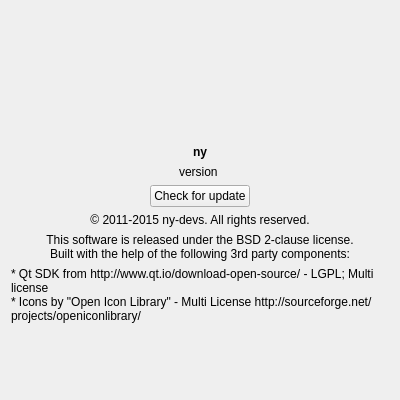
<?xml version="1.0" encoding="UTF-8"?>
<ui version="4.0">
 <class>aboutWidget</class>
 <widget class="QWidget" name="aboutWidget">
  <property name="geometry">
   <rect>
    <x>0</x>
    <y>0</y>
    <width>400</width>
    <height>400</height>
   </rect>
  </property>
  <layout class="QVBoxLayout" name="verticalLayout">
   <item>
    <layout class="QHBoxLayout" name="horizontalLayout_2">
     <item>
      <widget class="QLabel" name="label_5">
       <property name="minimumSize">
        <size>
         <width>128</width>
         <height>128</height>
        </size>
       </property>
       <property name="maximumSize">
        <size>
         <width>128</width>
         <height>128</height>
        </size>
       </property>
       <property name="text">
        <string/>
       </property>
       <property name="pixmap">
        <pixmap resource="../resources/resources.qrc">:/icons/ny_1.png</pixmap>
       </property>
       <property name="scaledContents">
        <bool>false</bool>
       </property>
       <property name="alignment">
        <set>Qt::AlignCenter</set>
       </property>
      </widget>
     </item>
    </layout>
   </item>
   <item>
    <widget class="QLabel" name="label">
     <property name="font">
      <font>
       <weight>75</weight>
       <bold>true</bold>
      </font>
     </property>
     <property name="text">
      <string>ny</string>
     </property>
     <property name="alignment">
      <set>Qt::AlignCenter</set>
     </property>
     <property name="textInteractionFlags">
      <set>Qt::LinksAccessibleByMouse|Qt::TextSelectableByMouse</set>
     </property>
    </widget>
   </item>
   <item>
    <widget class="QLabel" name="versionLabel">
     <property name="text">
      <string>version </string>
     </property>
     <property name="alignment">
      <set>Qt::AlignCenter</set>
     </property>
     <property name="textInteractionFlags">
      <set>Qt::LinksAccessibleByMouse</set>
     </property>
    </widget>
   </item>
   <item>
    <layout class="QHBoxLayout" name="horizontalLayout_3">
     <item>
      <widget class="QPushButton" name="checkUpdateButton">
       <property name="sizePolicy">
        <sizepolicy hsizetype="Fixed" vsizetype="Fixed">
         <horstretch>0</horstretch>
         <verstretch>0</verstretch>
        </sizepolicy>
       </property>
       <property name="toolTip">
        <string/>
       </property>
       <property name="layoutDirection">
        <enum>Qt::LeftToRight</enum>
       </property>
       <property name="text">
        <string>Check for update</string>
       </property>
      </widget>
     </item>
    </layout>
   </item>
   <item>
    <widget class="QLabel" name="label_3">
     <property name="text">
      <string>© 2011-2015 ny-devs. All rights reserved.</string>
     </property>
     <property name="alignment">
      <set>Qt::AlignCenter</set>
     </property>
     <property name="wordWrap">
      <bool>true</bool>
     </property>
     <property name="textInteractionFlags">
      <set>Qt::LinksAccessibleByMouse|Qt::TextSelectableByMouse</set>
     </property>
    </widget>
   </item>
   <item>
    <widget class="QLabel" name="label_4">
     <property name="text">
      <string>This software is released under the BSD 2-clause license.
Built with the help of the following 3rd party components:</string>
     </property>
     <property name="alignment">
      <set>Qt::AlignCenter</set>
     </property>
     <property name="textInteractionFlags">
      <set>Qt::LinksAccessibleByMouse|Qt::TextSelectableByMouse</set>
     </property>
    </widget>
   </item>
   <item>
    <widget class="QLabel" name="label_2">
     <property name="text">
      <string>* Qt SDK from http://www.qt.io/download-open-source/ - LGPL; Multi license
* Icons by &quot;Open Icon Library&quot; - Multi License http://sourceforge.net/projects/openiconlibrary/</string>
     </property>
     <property name="textFormat">
      <enum>Qt::AutoText</enum>
     </property>
     <property name="wordWrap">
      <bool>true</bool>
     </property>
     <property name="margin">
      <number>6</number>
     </property>
     <property name="textInteractionFlags">
      <set>Qt::LinksAccessibleByMouse|Qt::TextSelectableByMouse</set>
     </property>
    </widget>
   </item>
   <item>
    <spacer name="verticalSpacer">
     <property name="orientation">
      <enum>Qt::Vertical</enum>
     </property>
     <property name="sizeHint" stdset="0">
      <size>
       <width>20</width>
       <height>40</height>
      </size>
     </property>
    </spacer>
   </item>
  </layout>
 </widget>
 <resources>
  <include location="../resources/resources.qrc"/>
 </resources>
 <connections/>
</ui>
